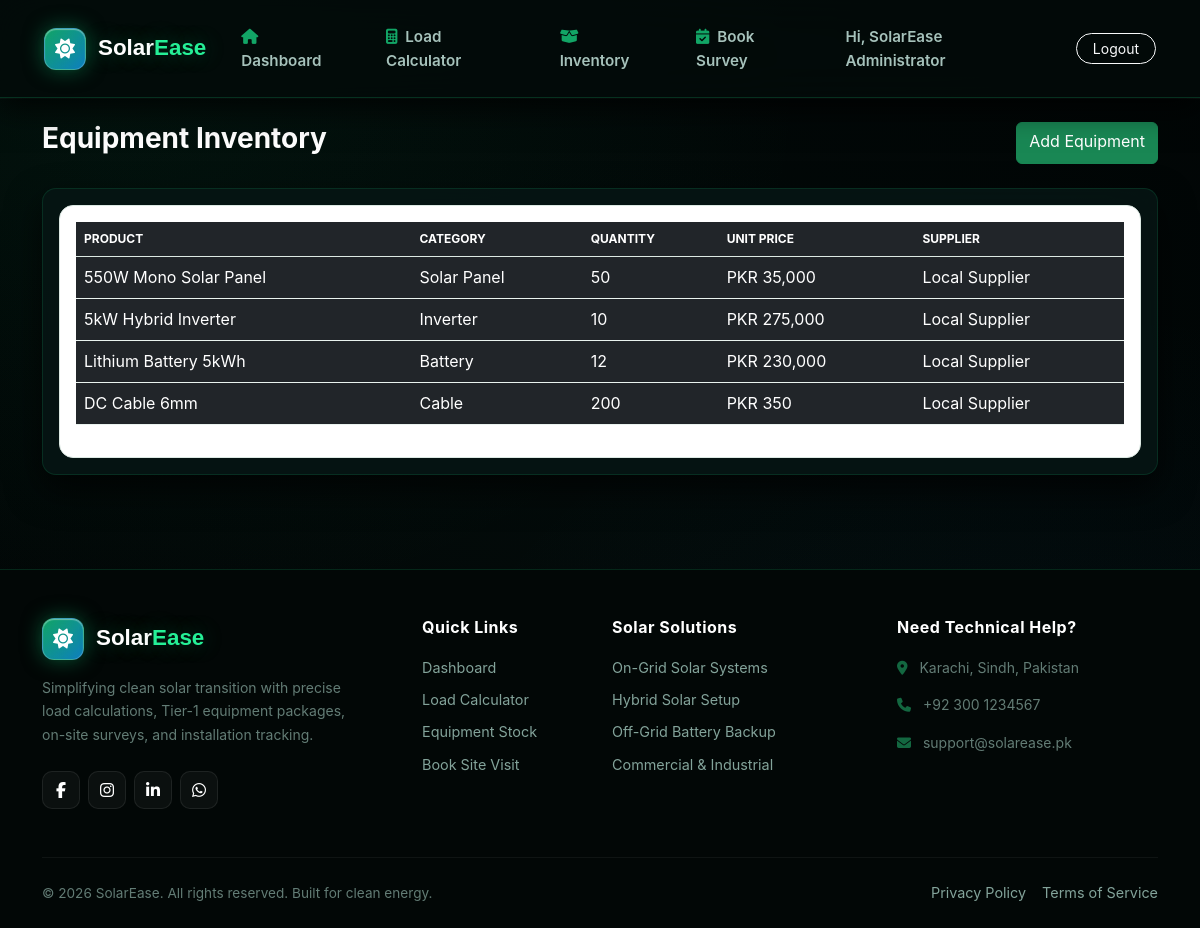
The page /inventory/ (signed in) on the database its author committed.
### app/models/models.py (models this page shows)
class Inventory(db.Model):
    __tablename__ = 'inventory'
    id = db.Column(db.Integer, primary_key=True)
    item_name = db.Column(db.String(120), nullable=False)
    category = db.Column(db.String(60), nullable=False)
    brand = db.Column(db.String(80), default='Generic')
    model = db.Column(db.String(80), default='')
    serial_number = db.Column(db.String(100), unique=True, nullable=True)
    quantity = db.Column(db.Integer, nullable=False, default=0)
    purchase_price = db.Column(db.Float, default=0)
    selling_price = db.Column(db.Float, default=0)
    supplier = db.Column(db.String(120), default='Local Supplier')
    warehouse = db.Column(db.String(120), default='Main Warehouse')
    warranty_years = db.Column(db.Integer, default=1)
    minimum_stock = db.Column(db.Integer, default=2)

### app/inventory/routes.py (the view)
@inventory_bp.route('/')
@role_required('admin')
def stock(): return render_template('inventory_list.html',items=Inventory.query.all())

### app/templates/inventory_list.html (shortened to what this page needs)
{% extends 'base.html' %}
{% block content %}<div class="container py-4"><div class="d-flex justify-content-between mb-4"><h3 class="text-white fw-bold">Equipment Inventory</h3><a href="{{ url_for('inventory.add_item') }}" class="btn btn-success">Add Equipment</a></div><div class="card bg-dark border-secondary p-3"><div class="table-responsive"><table class="table table-dark table-hover"><thead><tr><th>Product</th><th>Category</th><th>Quantity</th><th>Unit Price</th><th>Supplier</th></tr></thead><tbody>{% for item in items %}<tr><td>{{ item.item_name }}</td><td>{{ item.category }}</td><td>{{ item.quantity }}</td><td>PKR {{ '{:,.0f}'.format(item.selling_price or 0) }}</td><td>{{ item.supplier or '—' }}</td></tr>{% else %}<tr><td colspan="5" class="text-center text-muted py-4">No inventory items yet.</td></tr>{% endfor %}</tbody></table></div></div></div>{% endblock %}

### app/templates/base.html (shortened to what this page needs)
<!DOCTYPE html>
<html lang="en">
<head>
    <link href="https://cdn.jsdelivr.net/npm/bootstrap@5.3.2/dist/css/bootstrap.min.css" rel="stylesheet">
    <link rel="stylesheet" href="https://cdnjs.cloudflare.com/ajax/libs/font-awesome/6.4.2/css/all.min.css">
    <link rel="stylesheet" href="{{ url_for('static', filename='css/style.css') }}">
</head>
<body class="d-flex flex-column min-vh-100">
    <header class="sticky-top">
        <nav class="navbar navbar-expand-lg navbar-solar py-3">
            <div class="container">
                <a class="navbar-brand brand-logo" href="{{ url_for('index') }}">
                    <div class="brand-icon-box">
                        <i class="fa-solid fa-sun"></i>
                    </div>
                    <span>Solar<span style="color: #25F097;">Ease</span></span>
                </a>
                <div class="collapse navbar-collapse" id="navbarMain">
                    <ul class="navbar-nav mx-auto mb-2 mb-lg-0 gap-1 my-3 my-lg-0">
                        {% if session.get('user_id') %}
                        <li class="nav-item">
                            <a class="nav-link nav-link-custom" href="{{ url_for('admin.dashboard') if session.get('role') == 'admin' else url_for('customers.dashboard') }}">
                                <i class="fa-solid fa-house me-1"></i> Dashboard
                            </a>
                        </li>
                        {% endif %}
                        <li class="nav-item">
                            <a class="nav-link nav-link-custom" href="{{ url_for('quotations.calculator') }}">
                                <i class="fa-solid fa-calculator me-1"></i> Load Calculator
                            </a>
                        </li>
                        {% if session.get('role') == 'admin' %}
                        <li class="nav-item">
                            <a class="nav-link nav-link-custom" href="{{ url_for('inventory.stock') }}">
                                <i class="fa-solid fa-box-open me-1"></i> Inventory
                            </a>
                        </li>
                        {% endif %}
                        <li class="nav-item">
                            <a class="nav-link nav-link-custom" href="{{ url_for('surveys.index') }}">
                                <i class="fa-solid fa-calendar-check me-1"></i> Book Survey
                            </a>
                        </li>
                    </ul>
                    <div class="d-flex align-items-center gap-2">
                        {% if session.get('user_id') %}
                            <span class="nav-link-custom me-2">Hi, {{ session.get('user_name') }}</span>
                            <a href="{{ url_for('auth.logout') }}" class="btn btn-outline-light btn-sm rounded-pill px-3">Logout</a>
                        {% else %}
                            <a href="{{ url_for('auth.login') }}" class="btn btn-outline-light btn-sm rounded-pill px-3 me-1">Login</a>
                            <a href="{{ url_for('auth.register') }}" class="btn btn-vip-emerald fw-bold rounded-pill px-3">Register</a>
                        {% endif %}
                    </div>
                </div>
            </div>
        </nav>
    </header>
    <main class="flex-grow-1">
        {% block content %}{% endblock %}
    </main>
    <footer class="footer-solar pt-5 pb-4 mt-5">
        <div class="container">
            <div class="row gy-4 mb-5">
                <div class="col-lg-4 col-md-6">
                    <div class="brand-logo mb-3">
                        <div class="brand-icon-box">
                            <i class="fa-solid fa-sun"></i>
                        </div>
                        <span>Solar<span style="color: #25F097;">Ease</span></span>
                    </div>
                    <p class="small opacity-75 mb-4" style="max-width: 320px; line-height: 1.7;">
                        Simplifying clean solar transition with precise load calculations, Tier-1 equipment packages, on-site surveys, and installation tracking.
                    </p>
                    <div class="d-flex gap-2">
                        <a href="#" class="social-btn"><i class="fa-brands fa-facebook-f"></i></a>
                        <a href="#" class="social-btn"><i class="fa-brands fa-instagram"></i></a>
                        <a href="#" class="social-btn"><i class="fa-brands fa-linkedin-in"></i></a>
                        <a href="#" class="social-btn"><i class="fa-brands fa-whatsapp"></i></a>
                    </div>
                </div>
                <div class="col-lg-2 col-md-6 footer-links">
                    <h6>Quick Links</h6>
                    <a href="{{ url_for('admin.dashboard') if session.get('role') == 'admin' else url_for('customers.dashboard') }}">Dashboard</a>
                    <a href="{{ url_for('quotations.calculator') }}">Load Calculator</a>
                    <a href="{{ url_for('inventory.stock') }}">Equipment Stock</a>
                    <a href="{{ url_for('surveys.index') }}">Book Site Visit</a>
                </div>
                <div class="col-lg-3 col-md-6 footer-links">
                    <h6>Solar Solutions</h6>
                    <a href="#">On-Grid Solar Systems</a>
                    <a href="#">Hybrid Solar Setup</a>
                    <a href="#">Off-Grid Battery Backup</a>
                    <a href="#">Commercial & Industrial</a>
                </div>
                <div class="col-lg-3 col-md-6">
                    <h6>Need Technical Help?</h6>
                    <ul class="list-unstyled small opacity-75 d-flex flex-column gap-3 mb-0">
                        <li><i class="fa-solid fa-location-dot me-2 text-success"></i> Karachi, Sindh, Pakistan</li>
                        <li><i class="fa-solid fa-phone me-2 text-success"></i> +92 300 1234567</li>
                        <li><i class="fa-solid fa-envelope me-2 text-success"></i> support@solarease.pk</li>
                    </ul>
                </div>
            </div>
            <div class="footer-bottom d-flex flex-column flex-sm-row justify-content-between align-items-center gap-3">
                <div class="opacity-75">
                    &copy; 2026 SolarEase. All rights reserved. Built for clean energy.
                </div>
                <div class="d-flex gap-3 footer-links mb-0">
                    <a href="#" class="mb-0 small">Privacy Policy</a>
                    <a href="#" class="mb-0 small">Terms of Service</a>
                </div>
            </div>
        </div>
    </footer>
</body>
</html>

### app/static/css/style.css (style rules this page uses)
:root { --night: #0B2B28; --night-soft: #123B36; --green: #12A566; --green-deep: #0C7A4C; --green-pale: #E4F5EC; --blue: #0E7FC1; --blue-deep: #0A5F92; --blue-pale: #E5F3FB; --gold: #E8A93B; --white: #FFFFFF; --bg: #F5FAF8; --surface: #FFFFFF; --line: #DCE9E3; --line-soft: #EAF3EF; --ink: #0B241F; --ink-soft: #48605A; --ink-faint: #86A69C; --danger: #D2483A; --danger-pale: #FBEAE7; --grad-brand: linear-gradient(120deg, var(--green) 0%, var(--blue) 100%); --grad-night: linear-gradient(160deg, #0B2B28 0%, #0A3A46 100%); --radius-sm: 8px; --radius-md: 14px; --radius-lg: 22px; --shadow-sm: 0 1px 2px rgba(11,43,40,.06), 0 1px 1px rgba(11,43,40,.04); --shadow-md: 0 8px 24px rgba(11,43,40,.08); --font-display: 'Space Grotesk', 'Inter', sans-serif; --font-body: 'Inter', sans-serif; --font-mono: 'JetBrains Mono', monospace; }
body { margin: 0; font-family: var(--font-body); background: var(--bg); color: var(--ink); line-height: 1.55; }
.navbar, .site-header { background: rgba(255, 255, 255, 0.95); border-bottom: 1px solid var(--line); padding: 16px 32px; }
.navbar-brand, .brand { font-family: var(--font-display); font-weight: 700; color: var(--night) !important; font-size: 1.25rem; }
.card { background: var(--surface); border: 1px solid var(--line); border-radius: var(--radius-md); padding: 24px; box-shadow: var(--shadow-sm); margin-bottom: 22px; transition: transform .15s ease, box-shadow .15s ease; }
.table-responsive, .table-wrap { background: var(--surface); padding: 16px; border-radius: var(--radius-md); border: 1px solid var(--line); }
table, .data-table { width: 100%; border-collapse: collapse; }
th { font-family: var(--font-display); color: var(--ink-faint); text-transform: uppercase; font-size: 0.75rem; border-bottom: 1px solid var(--line); padding: 12px; }
td { padding: 14px 12px; border-bottom: 1px solid var(--line-soft); color: var(--ink); }
body { background-color: #030B0A !important; background-image: radial-gradient(at 10% 10%, rgba(18, 165, 102, 0.08) 0px, transparent 45%), radial-gradient(at 90% 90%, rgba(14, 127, 193, 0.06) 0px, transparent 45%), radial-gradient(at 50% 50%, #030B0A 0px, #010505 100%) !important; background-attachment: fixed !important; color: #D1E0DD !important; }
.feature-card, .card { background: rgba(7, 22, 20, 0.85) !important; backdrop-filter: blur(20px) !important; -webkit-backdrop-filter: blur(20px) !important; border: 1px solid rgba(18, 165, 102, 0.18) !important; box-shadow: 0 15px 35px rgba(0, 0, 0, 0.7) !important; color: #D1E0DD !important; }
.feature-card h5, .card h5, .card h3, h2, h1, h3, h4 { color: #FFFFFF !important; }

### rows shown on the page
Inventory: item_name "550W Mono Solar Panel", category "Solar Panel", quantity "50", selling_price "35,000", supplier "Local Supplier"
Inventory: item_name "5kW Hybrid Inverter", category "Inverter", quantity "10", selling_price "275,000", supplier "Local Supplier"
Inventory: item_name "Lithium Battery 5kWh", category "Battery", quantity "12", selling_price "230,000", supplier "Local Supplier"
Inventory: item_name "DC Cable 6mm", category "Cable", quantity "200", selling_price "350", supplier "Local Supplier"

### other values the page prints
{{ session.get('user_name') }} "SolarEase Administrator"
